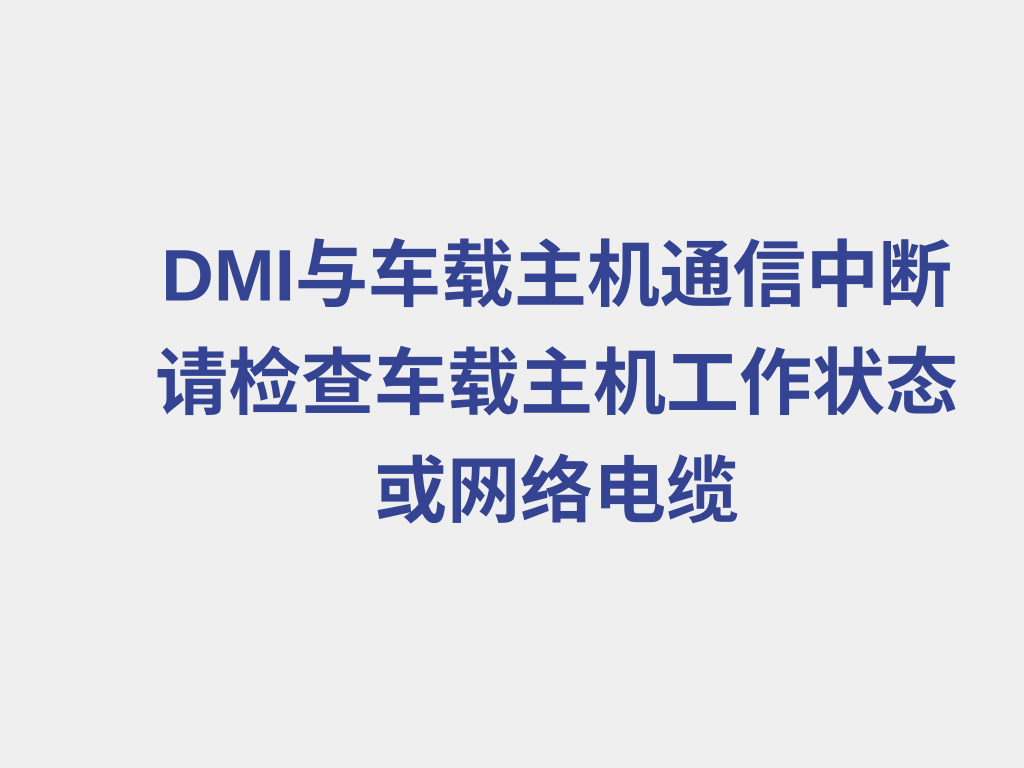
<?xml version="1.0" encoding="UTF-8"?>
<ui version="4.0">
 <class>Loseconnection10ch</class>
 <widget class="QMainWindow" name="Loseconnection10ch">
  <property name="geometry">
   <rect>
    <x>0</x>
    <y>0</y>
    <width>1024</width>
    <height>768</height>
   </rect>
  </property>
  <property name="windowTitle">
   <string>MainWindow</string>
  </property>
  <widget class="QWidget" name="centralwidget">
   <widget class="QLabel" name="label">
    <property name="geometry">
     <rect>
      <x>0</x>
      <y>0</y>
      <width>1024</width>
      <height>768</height>
     </rect>
    </property>
    <property name="text">
     <string/>
    </property>
    <property name="pixmap">
     <pixmap>../build-TestLoader-Desktop_Qt_5_5_1_GCC_32bit-Debug/res/background.png</pixmap>
    </property>
    <property name="scaledContents">
     <bool>true</bool>
    </property>
   </widget>
   <widget class="QLabel" name="label_2">
    <property name="geometry">
     <rect>
      <x>147</x>
      <y>166</y>
      <width>819</width>
      <height>422</height>
     </rect>
    </property>
    <property name="palette">
     <palette>
      <active>
       <colorrole role="WindowText">
        <brush brushstyle="SolidPattern">
         <color alpha="255">
          <red>52</red>
          <green>68</green>
          <blue>146</blue>
         </color>
        </brush>
       </colorrole>
      </active>
      <inactive>
       <colorrole role="WindowText">
        <brush brushstyle="SolidPattern">
         <color alpha="255">
          <red>52</red>
          <green>68</green>
          <blue>146</blue>
         </color>
        </brush>
       </colorrole>
      </inactive>
      <disabled>
       <colorrole role="WindowText">
        <brush brushstyle="SolidPattern">
         <color alpha="255">
          <red>0</red>
          <green>0</green>
          <blue>0</blue>
         </color>
        </brush>
       </colorrole>
      </disabled>
     </palette>
    </property>
    <property name="font">
     <font>
      <pointsize>55</pointsize>
      <weight>75</weight>
      <bold>true</bold>
     </font>
    </property>
    <property name="autoFillBackground">
     <bool>false</bool>
    </property>
    <property name="text">
     <string>DMI与车载主机通信中断 请检查车载主机工作状态或网络电缆</string>
    </property>
    <property name="alignment">
     <set>Qt::AlignCenter</set>
    </property>
    <property name="wordWrap">
     <bool>true</bool>
    </property>
   </widget>
  </widget>
 </widget>
 <resources/>
 <connections/>
</ui>
